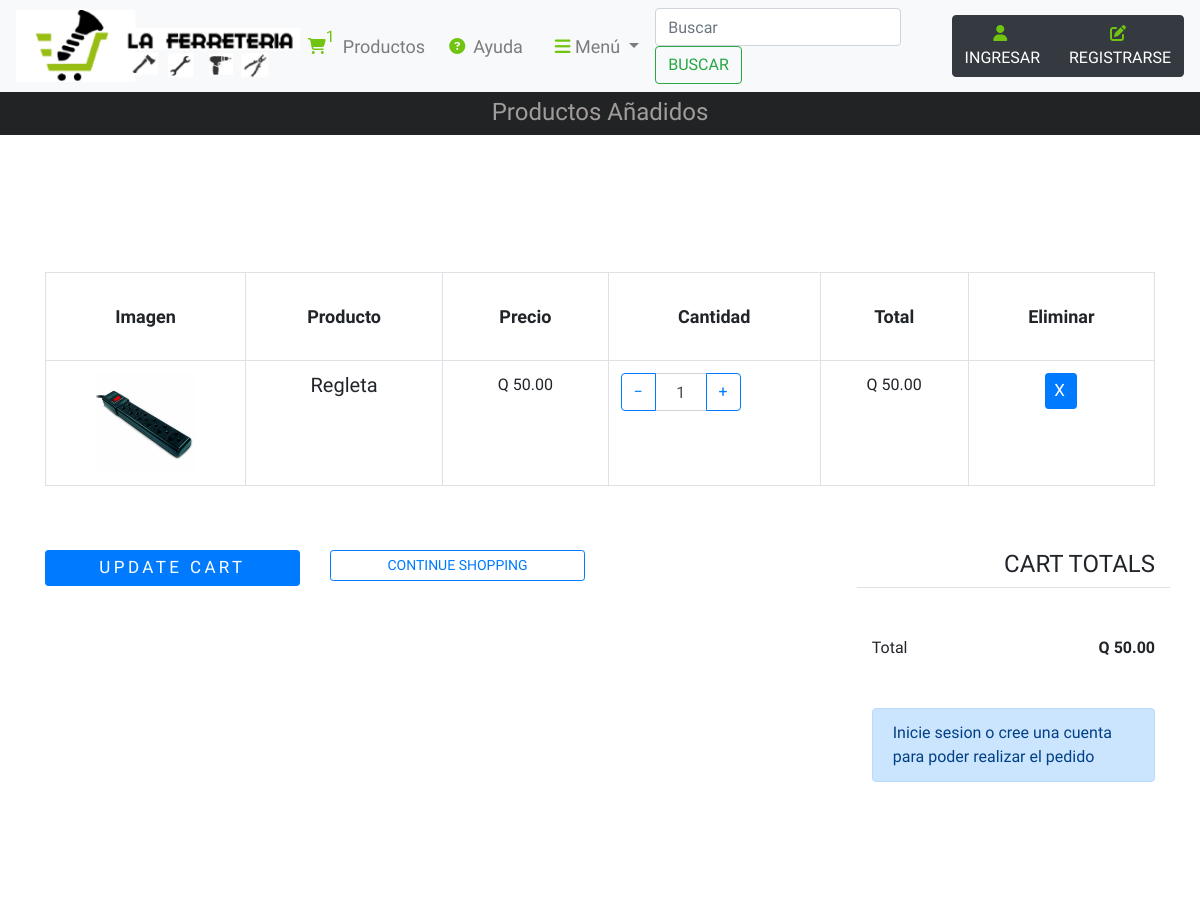
Screenshot of /carrito/carrito.php?id=58 with the database file from the repository.
### tables this page shows
CREATE TABLE `producto` (
  `id_producto` int(11) NOT NULL,
  `nombre_producto` varchar(30) DEFAULT NULL,
  `desc_producto` varchar(100) DEFAULT NULL,
  `stock_producto` int(11) DEFAULT NULL,
  `precio_producto` decimal(10,2) DEFAULT NULL,
  `imagen_producto` varchar(50) DEFAULT NULL,
  `categoria_producto` int(11) NOT NULL
);

### carrito/carrito.php (the view, shortened to what this page needs)
<?php
include("../sesion/conexion.php");
if (isset($_SESSION['carrito'])) {
  if (isset($_GET['id'])) {
    $arreglo = $_SESSION['carrito'];
    $encontro = false;
    $num = 0;
    for ($i = 0; $i < count($arreglo); $i++) {
      if ($arreglo[$i]['ID'] == $_GET['id']) {
        $encontro = true;
        $num = $i;
      }
    }
    if ($encontro == true) {
      $arreglo[$num]['CANTIDAD'] = $arreglo[$num]['CANTIDAD'] + 1;
      $_SESSION['carrito'] = $arreglo;
    } else {
      $nombre = "";
      $precio = "";
      $imagen = "";
      $res = $conex->query("select * from producto where id_producto=" . $_GET['id']) or die($conex->error);
      $fila = mysqli_fetch_row($res);
      $nombre = $fila['1'];
      $precio = $fila['4'];
      $imagen = $fila['5'];
      $arregloNew = array('ID' => $_GET['id'], 'NOMBRE' => $nombre, 'PRECIO' => $precio, 'IMG' => $imagen, 'CANTIDAD' => 1);
      array_push($arreglo, $arregloNew);
      $_SESSION['carrito'] = $arreglo;
    }
  }
} else {
  if (isset($_GET['id'])) {
    $res = $conex->query("select * from producto where id_producto=" . $_GET['id']) or die($conex->error);
  }
}
?>
<!DOCTYPE html>
<html lang="es">
<?php
include("../hf/head.php");
?>
<body>
  <?php
  include("../hf/header.php");
  ?>
  <div class="titulo justify-content-between">
    <div class="titulo_p">
      <h4>Productos Añadidos</h4>
    </div>
  </div>
  </section>
  </header>
  </div><br><br>
  <div class="container-fluid">
    <div class="site-wrap mt-5 mb-5">
      <div class="site-section">
        <div class="container">
          <div class="row mb-5">
            <form class="col-md-12" method="post">
              <div class="site-blocks-table">
                <table class="table table-bordered">
                  <thead>
                    <tr>
                      <th class="product-thumbnail">Imagen</th>
                      <th class="product-name">Producto</th>
                      <th class="product-price">Precio</th>
                      <th class="product-quantity">Cantidad</th>
                      <th class="product-total">Total</th>
                      <th class="product-remove">Eliminar</th>
                    </tr>
                  </thead>
                  <tbody>
                    <?php
                    $total = 0;
                    if (isset($_SESSION['carrito'])) {
                      $argcar = $_SESSION['carrito'];
                      for ($j = 0; $j < count($argcar); $j++) {
                        $total = $total + ($argcar[$j]['PRECIO'] * $argcar[$j]['CANTIDAD']);
                    ?>
                    <tr>
                      <td class="product-thumbnail">
                        <img src="/Tienda/archivos/img_productos/<?php echo $argcar[$j]['IMG'] ?>" alt="Image"
                          class="img-fluid text-center" width="100px">
                      </td>
                      <td class="product-name">
                        <h2 class="h5 text-black">
                          <?php echo $argcar[$j]['NOMBRE'] ?>
                        </h2>
                      </td>
                      <td>Q
                        <?php echo number_format($argcar[$j]['PRECIO'], 2); ?>
                      </td>
                      <td>
                        <div class="input-group mb-3" style="max-width: 120px;">
                          <div class="input-group-prepend">
                            <button class="btn btn-outline-primary js-btn-minus btnAumentar"
                              type="button">&minus;</button>
                          </div>
                          <input type="text" class="form-control text-center txtCantidad"
                            data-precio="<?php echo $argcar[$j]['PRECIO'] ?>" data-id="<?php echo $argcar[$j]['ID'] ?>"
                            value="<?php echo $argcar[$j]['CANTIDAD'] ?>" placeholder=""
                            aria-label="Example text with button addon" aria-describedby="button-addon1">
                          <div class="input-group-append">
                            <button class="btn btn-outline-primary js-btn-plus btnAumentar"
                              type="button">&plus;</button>
                          </div>
                        </div>
                      </td>
                      <td class="cant<?php echo $argcar[$j]['ID'] ?>">
                        Q
                        <?php echo number_format($argcar[$j]['PRECIO'] * $argcar[$j]['CANTIDAD'], 2); ?>
                      </td>
                      <td><a href="#" class="btn btn-primary btn-sm btnEliminar"
                          data-id="<?php echo $argcar[$j]['ID'] ?>">X</a></td>
                    </tr>
                    <?php }
                    } ?>
                  </tbody>
                </table>
              </div>
            </form>
          </div>
          <div class="row">
            <div class="col-md-6">
              <div class="row mb-5">
                <div class="col-md-6 mb-3 mb-md-0">
                  <button class="btn btn-primary btn-sm btn-block" onclick="window.location='carrito.php'">Update
                    Cart</button>
                </div>
                <div class="col-md-6">
                  <button class="btn btn-outline-primary btn-sm btn-block"
                    onclick="window.location='/Tienda/index.php'">Continue Shopping</button>
                </div>
              </div>
            </div>
            <div class="col-md-6 pl-5">
              <div class="row justify-content-end">
                <div class="col-md-7">
                  <div class="row">
                    <div class="col-md-12 text-right border-bottom mb-5">
                      <h3 class="text-black h4 text-uppercase">Cart Totals</h3>
                    </div>
                  </div>
                  <div class="row mb-5">
                    <div class="col-md-6">
                      <span class="text-black">Total</span>
                    </div>
                    <div class="col-md-6 text-right">
                      <strong class="text-black">Q
                        <?php echo number_format($total, 2); ?>
                      </strong>
                    </div>
                  </div>
                  <div class="row">
                    <div class="col-md-12">
                      <?php
                      if (isset($_SESSION['log'])) {
                      ?>
                      <button class="btn btn-primary btn-lg py-3 btn-block"
                        onclick="window.location = 'checkout.php'">Realizar pedido</button>
                      <?php
                      } else {
                      ?>
                      <div class="alert alert-primary" role="alert">
                        Inicie sesion o cree una cuenta para poder realizar el pedido
                      </div>
                      <?php } ?>
                    </div>
                  </div>
                </div>
              </div>
            </div>
          </div>
        </div>
      </div>
    </div>
</body>
</html>

### archivos/css/estilos_index.css (style rules this page uses)
* { padding: 0px; font-family: 'Play', sans-serif; list-style: none; text-decoration: none; }
.titulo { background-color: #222324; display: -webkit-flex; text-align: center; }
.titulo_p { margin: auto; color: #a19c9c; text-align: center; padding-top: 6px; }
.site-wrap:before { -webkit-transition: .3s all ease-in-out; -o-transition: .3s all ease-in-out; transition: .3s all ease-in-out; background: rgba(0, 0, 0, 0.6); content: ""; position: absolute; z-index: 2000; top: 0; left: 0; right: 0; bottom: 0; opacity: 0; visibility: hidden; }
.btn { text-transform: uppercase; position: relative; -webkit-transition: 0.2s all ease-in-out !important; -o-transition: 0.2s all ease-in-out !important; transition: 0.2s all ease-in-out !important; top: 0; }
.btn.btn-primary { font-size: 17px; font-weight: 300; letter-spacing: .2em; }
.site-section { padding: 2.5em 0; }
@media (min-width: 768px) { .site-section { padding: 5em 0; } }
.site-blocks-table { overflow: auto; }
.site-blocks-table .product-thumbnail { width: 200px; }
.site-blocks-table thead th { padding: 30px; text-align: center; border-width: 1px !important; vertical-align: middle; color: #212529; font-size: 18px; }
.site-blocks-table td { padding: 20px; text-align: center; vertical-align: middle; color: #212529; }
.site-blocks-table tbody tr:first-child td { border-top: 1px solid #7971ea !important; }

### rows the page displays
producto: imagen_producto (picture), nombre_producto "Regleta", precio_producto "50.00", categoria_producto "1", $argcar[$j]['PRECIO']*$argcar[$j]['CANTIDAD'] "50.00"

### other values shown
count($_SESSION['carrito']) "1"
$total "50.00"
